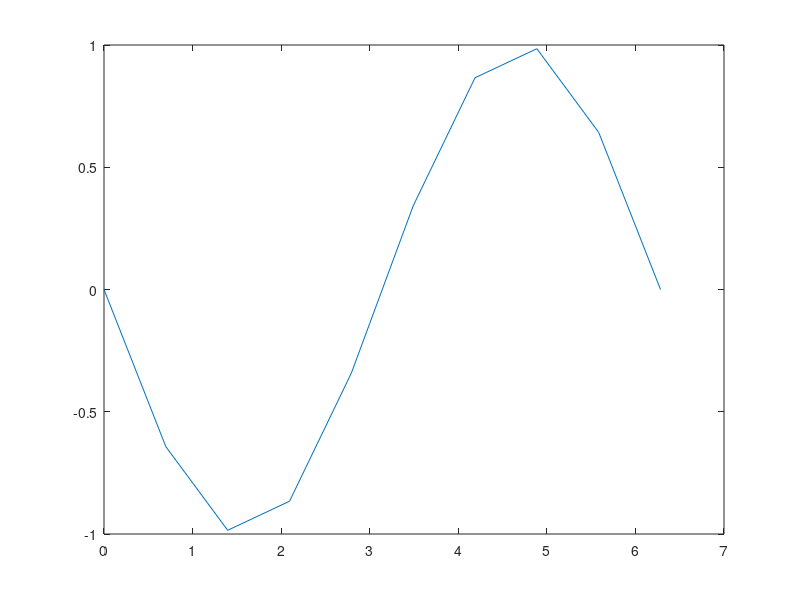

Source code (MATLAB): (Note: this script raises an error after producing the figure.)
% create snake like rod (sine wave)
N = 10;
xs = linspace(0, 2*pi, N);
ys = -sin(xs);

figure(1)
plot(xs, ys)

Nodes = [xs', ys', zeros(N,1)];
Edges = [(1:N-1)', (2:N)'];

filename = 'input_snake2.txt';
fid = fopen(filename,'w');
if fid ~= -1
    fprintf(fid,'*Nodes');
    fclose(fid);
end
writematrix(Nodes,filename, 'WriteMode','append')
fid = fopen(filename, 'at');
if fid ~= -1
    fprintf(fid,'*Edges');
    fclose(fid);
end
writematrix(Edges,filename, 'WriteMode','append')